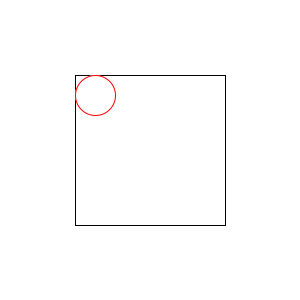
Frame 1 (no input)
Frame 60 (the mouse pressed at the canvas centre just before this capture): identical to frame 1, image omitted
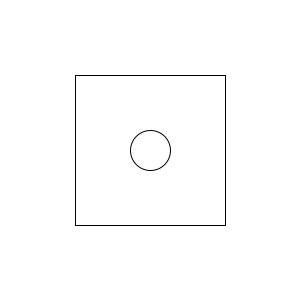
Frame 120 (the mouse held since frame 60 and released just before this capture)

The Processing sketch that drew these frames (run headless with seeded random() and noise(); from frame 60 on, the mouse is pressed at the canvas centre):

// Processing sketch: circle_in_rectangle
// ── circle_in_rectangle.pde
float top;
float bottom;
float left;
float right;

void setup(){
  size(300,300);
  top = height/4;
  bottom = height/4*3;
  left = width/4;
  right = width/4*3;
}

void draw(){
  background(255);
  stroke(0);
  rect(left,top,right-left,bottom-top);
  float x,y,r1;
  x = mouseX;
  y = mouseY;
  r1 = 20;
  
  if(top > y - r1){
    y = top + r1;
    stroke(255,0,0);
  }
  else if(bottom < y + r1){
   y = bottom - r1; 
   stroke(255,0,0);
  }
  
  if(left > x - r1){
   x = left + r1; 
   stroke(255,0,0);
  }
  else if(right < x + r1){
   x = right - r1;
   stroke(255,0,0);
  }
  ellipse(x,y,2*r1,2*r1);
}
